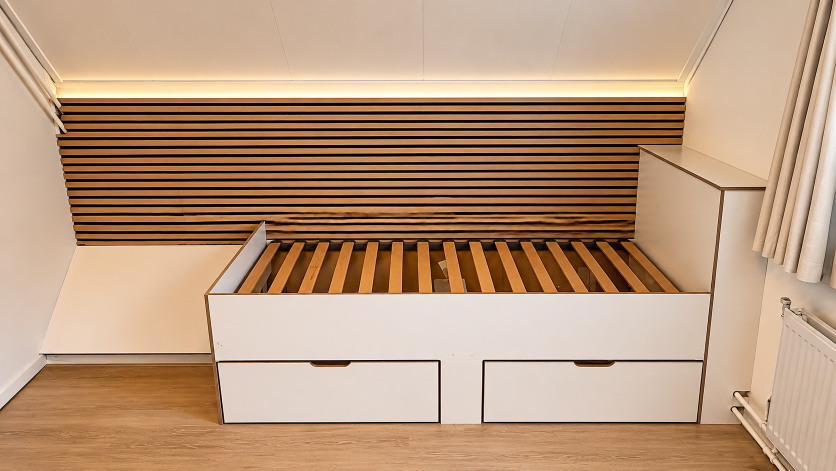
#> input picture bronfoto/maatwerk-bed.jpeg, 1672 x 941 px (shown at 1/2 size)
$ python optimize-photos.py
#> lines starting #> are read from the running program, lines starting #| are printed output that depends on the picture
"""Zet de originelen uit bronfoto/ om naar WebP in assets/img/. Gebruik: python tools/optimize-photos.py"""
import os
from PIL import Image, ImageOps

SRC = os.path.join(os.path.dirname(__file__), "..", "bronfoto")
OUT = os.path.join(os.path.dirname(__file__), "..", "assets", "img")
# naam: (bronbestand, [breedtes])
PHOTOS = {
    "maatwerk-bed": ("maatwerk-bed.jpeg", [900, 1672]),
    "trap-eiken-voor": ("6a.jpg", [640, 1000]),
    "trap-eiken-tussen": ("6b.jpg", [640, 1000]),
    "trap-eiken-na": ("6c.jpg", [640, 1000]),
    "trap-donker-voor": ("9a.jpg", [640, 1000]),
    "trap-donker-tussen": ("9b.jpg", [640, 1000]),
    "trap-donker-na": ("9c.jpg", [640, 1000]),
    "trap-wit-voor": ("1a.jpg", [640, 1000]),
    "trap-wit-na": ("1b.jpg", [640, 1000]),
    "bad-dakschuin-voor": ("8a.jpg", [800, 1400]),
    "bad-dakschuin-na": ("8b.jpg", [640, 1000]),
    "badkamer-ligbad": ("7a.jpg", [640, 960]),
    "badkamer-meubel": ("7b.jpg", [640, 720]),
    "badkamer-douche": ("7c.jpg", [640, 720]),
    "badkamer-vloer": ("7e.jpg", [640, 960]),
    "tuinhuis-start": ("5a.jpg", [640, 1000]),
    "tuinhuis-fundering": ("5b.jpg", [640, 1000]),
    "tuinhuis-casco": ("5c.jpg", [800, 1400]),
    "tuinhuis-dak": ("5d.jpg", [800, 1400]),
    "tuinhuis-klaar": ("5e.jpg", [640, 1000]),
    "kast-schuifdeuren": ("2b.jpg", [640, 768]),
    "hero-timmerman": (os.path.join("stock", "pexels-374861-timmerman-schaaf.jpg"), [960, 1920]),
}
# gegenereerde hero-sfeerbeelden (tools/generate-hero.mjs), alleen als ze er zijn
GEN = os.path.join(SRC, "gegenereerd")
for n in ("hero-1", "hero-2"):
    for ext in ("png", "jpg"):
        if os.path.exists(os.path.join(GEN, f"{n}.{ext}")):
            PHOTOS[n] = (os.path.join("gegenereerd", f"{n}.{ext}"), [640, 1000])
os.makedirs(OUT, exist_ok=True)
total = 0
for name, (src, widths) in PHOTOS.items():
    im = ImageOps.exif_transpose(Image.open(os.path.join(SRC, src))).convert("RGB")
#> im is the input picture: PIL image 1672x941 RGB; mean R, G, B 185, 152.2, 124
    for w in widths:
        if w > im.width:
            w = im.width
        h = round(im.height * w / im.width)
        path = os.path.join(OUT, f"{name}-{w}.webp")
        im.resize((w, h), Image.LANCZOS).save(path, "WEBP", quality=78, method=6)
        total += os.path.getsize(path)
        print(f"{name}-{w}.webp  {w}x{h}")
#> this loop made 2 passes
#> pass 1, `im.resize((w, h), Image.LANCZOS).save(path, "WEBP", quality=78, method..`:
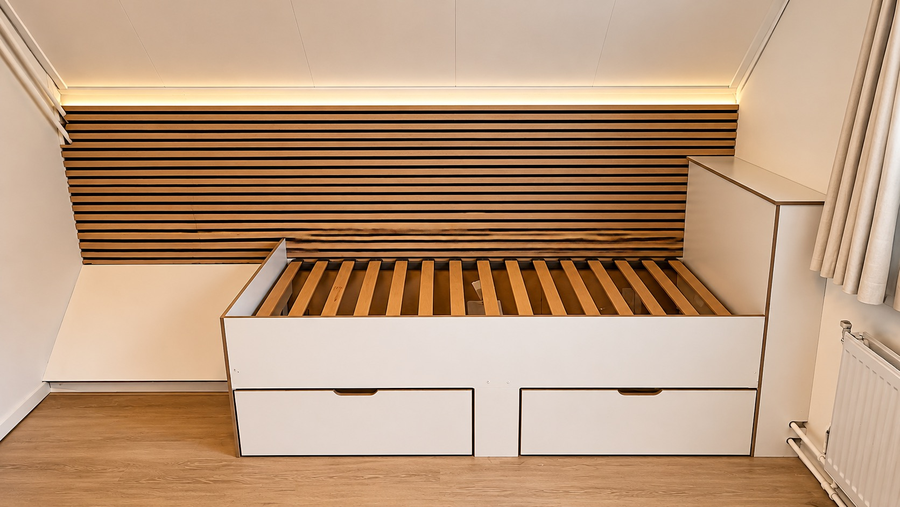
#> saved as maatwerk-bed-900.webp: PIL image 900x507 RGB; mean R, G, B 185.1, 152.4, 124.1
#> after the loop, total = 107806
#> pass 2 of the loop `for name, (src, widths) in PHOTOS.items():`:
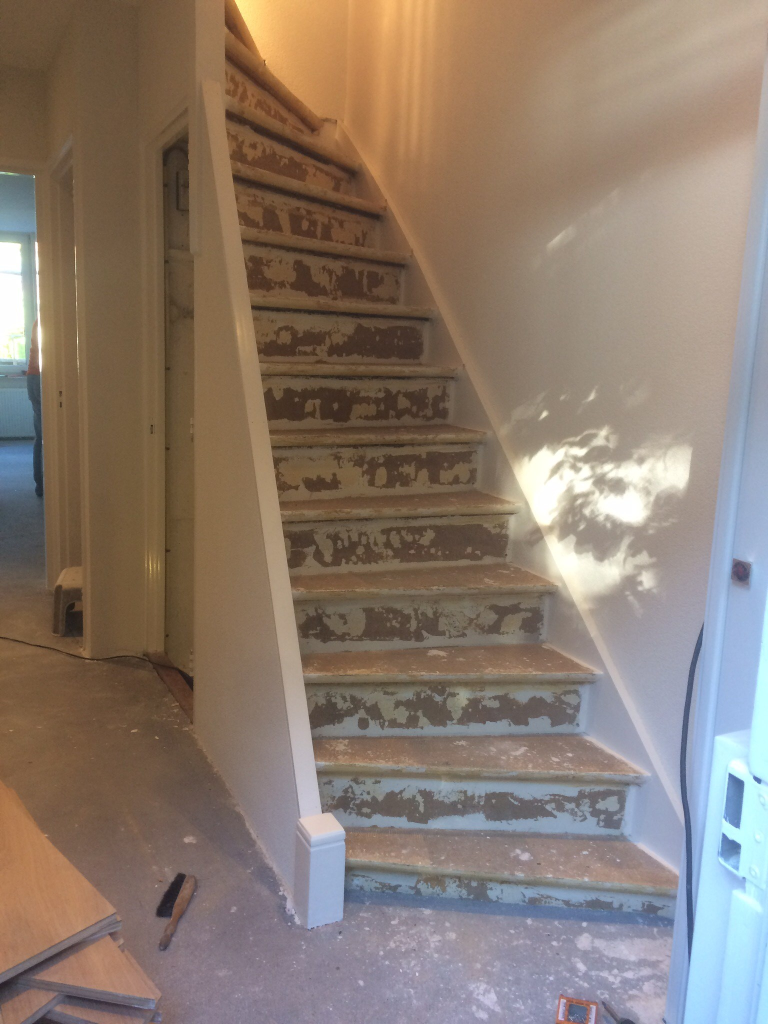
#> input picture bronfoto/6a.jpg, 1536 x 2048 px (shown at 1/2 size)
#> im is the input picture: PIL image 1536x2048 RGB; mean R, G, B 138.7, 123, 110.9
#> the loop `for w in widths:` made 2 passes
#> total on passes 1 to 2: 134300, 184572
#> pass 1, `im.resize((w, h), Image.LANCZOS).save(path, "WEBP", quality=78, method..`:
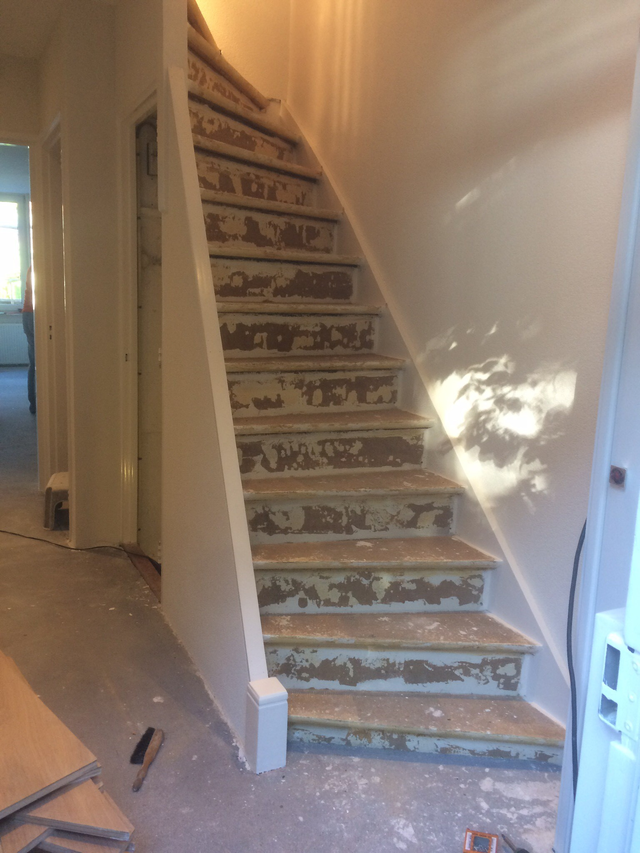
#> saved as trap-eiken-voor-640.webp: PIL image 640x853 RGB; mean R, G, B 138.7, 123, 110.9
#> after the loop `for w in widths:`: total = 184572
#> pass 3 of the loop `for name, (src, widths) in PHOTOS.items():`:
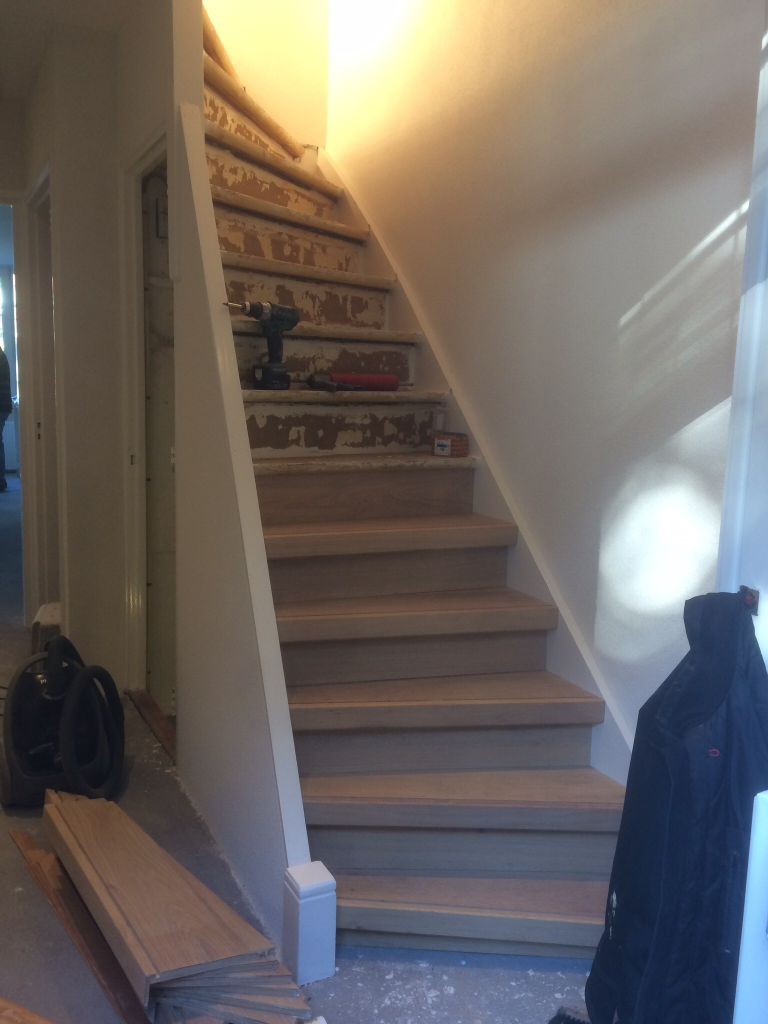
#> input picture bronfoto/6b.jpg, 1536 x 2048 px (shown at 1/2 size)
#> im is the input picture: PIL image 1536x2048 RGB; mean R, G, B 108.9, 101.9, 97.6
#> the loop `for w in widths:` made 2 passes
#> total on passes 1 to 2: 203130, 238724
#> pass 1, `im.resize((w, h), Image.LANCZOS).save(path, "WEBP", quality=78, method..`:
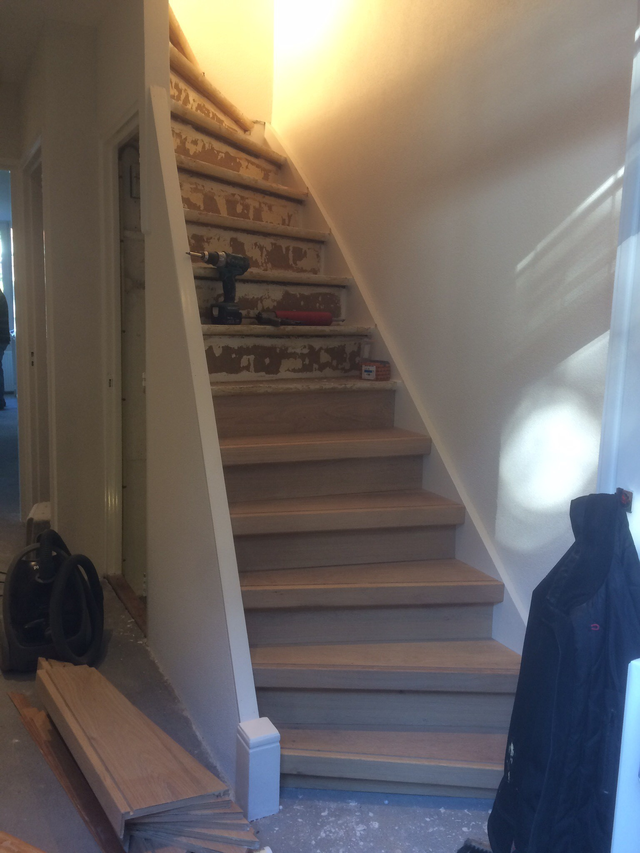
#> saved as trap-eiken-tussen-640.webp: PIL image 640x853 RGB; mean R, G, B 108.9, 101.9, 97.6
#> after the loop `for w in widths:`: total = 238724
#> (the run stopped early here; a loop or call above may not have finished)
